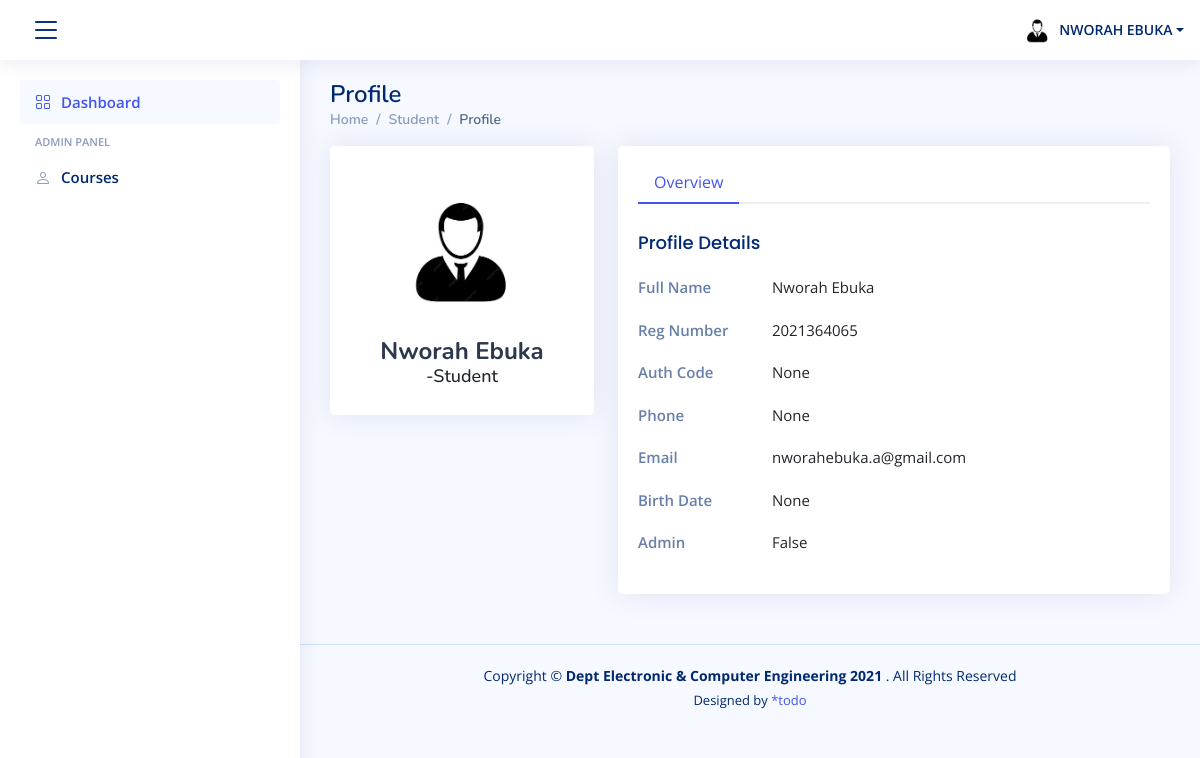
Before: /profile/ (signed in) with the older database file.
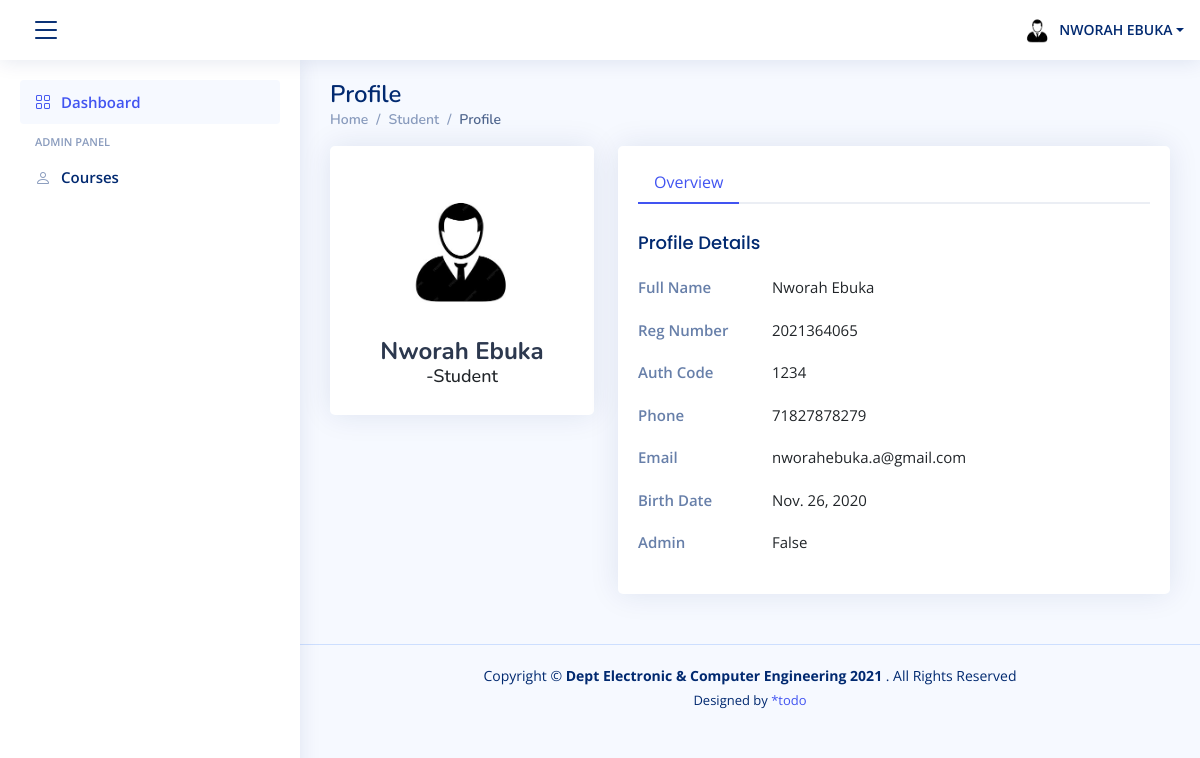
After: the same page with the newer database file.
### students/models.py (models this page shows, shortened)
class Student(models.Model):
    reg_number = models.CharField(unique=True, verbose_name='Registration Number', max_length =10)
    first_name = models.CharField(max_length=50, verbose_name='First Name')
    last_name = models.CharField(max_length=50, verbose_name = 'Last Name')
    SEX_CHOICES = [
        ('M', 'Male'),
        ('F', 'Female'),
    ]
    sex = models.CharField(max_length=1, choices=SEX_CHOICES)
    birth_date = models.DateField(verbose_name = 'Date of Birth', null=True, blank=True)
    auth_code = models.CharField(max_length=20, verbose_name= 'Auth Code', null=True, blank=True)
    phone = models.CharField(max_length=20, verbose_name='Phone',  null=True, blank=True)
    admin = models.CharField(max_length=20, verbose_name='Admin', default='False', null=True, blank=True)
    class Meta:
        verbose_name = 'Student'
        verbose_name_plural = 'Students'

### students/views.py (the view)
# urls.py: path('profile/', views.userProfile, name='profile'),
@login_required()
def userProfile(request):
    student = Student.objects.get(reg_number=request.user)
    sex = {'M':'male'}.get(student.sex)
    return render(request, template_name='profile.html', context={'sex':sex, 'student':student})

### templates/profile.html (shortened to what this page needs)
{% extends "partials/base.html" %}
{% load static %}
{% block content %}
<main id="main" class="main">
  <div class="pagetitle">
    <h1>Profile</h1>
    <nav>
      <ol class="breadcrumb">
        <li class="breadcrumb-item"><a href="index.html">Home</a></li>
        <li class="breadcrumb-item">Student</li>
        <li class="breadcrumb-item active">Profile</li>
      </ol>
    </nav>
  </div>
  <section class="section profile">
    <div class="row">
      <div class="col-xl-4">
        <div class="card">
          <div class="card-body profile-card pt-4 d-flex flex-column align-items-center">
            {% if sex %}
            <img src="{% static 'assets/img/male.jpg' %}" alt="Profile" class="rounded-circle">
            {% else %}
            <img src="{% static 'assets/img/female.jpg' %}" alt="Profile" class="rounded-circle">
            {%endif%}
            <h2>{{request.user.first_name|title}} {{request.user.last_name|title}}</h2>
            <h3>-Student</h3>
          </div>
        </div>
      </div>
      <div class="col-xl-8">
        <div class="card">
          <div class="card-body pt-3">
            <ul class="nav nav-tabs nav-tabs-bordered" role="tablist">
              <li class="nav-item" role="presentation">
                <button class="nav-link active" data-bs-toggle="tab" data-bs-target="#profile-overview" aria-selected="true" role="tab">Overview</button>
              </li>
            </ul>
            <div class="tab-content pt-2">
              <div class="tab-pane fade profile-overview active show" id="profile-overview" role="tabpanel">
                <h5 class="card-title">Profile Details</h5>
                <div class="row">
                  <div class="col-lg-3 col-md-4 label ">Full Name</div>
                  <div class="col-lg-9 col-md-8">{{request.user.first_name|title}} {{request.user.last_name|title}}</div>
                </div>
                <div class="row">
                  <div class="col-lg-3 col-md-4 label ">Reg Number</div>
                  <div class="col-lg-9 col-md-8">{{request.user.username}}</div>
                </div>
                <div class="row">
                  <div class="col-lg-3 col-md-4 label ">Auth Code</div>
                  <div class="col-lg-9 col-md-8">{{student.auth_code}}</div>
                </div>
                <div class="row">
                  <div class="col-lg-3 col-md-4 label">Phone</div>
                  <div class="col-lg-9 col-md-8">{{student.phone}}</div>
                </div>
                <div class="row">
                  <div class="col-lg-3 col-md-4 label">Email</div>
                  <div class="col-lg-9 col-md-8">{{request.user.email}}</div>
                </div>
                <div class="row">
                  <div class="col-lg-3 col-md-4 label">Birth Date</div>
                  <div class="col-lg-9 col-md-8">{{student.birth_date}}</div>
                </div>
                <div class="row">
                  <div class="col-lg-3 col-md-4 label">Admin</div>
                  <div class="col-lg-9 col-md-8">{{student.admin}}</div>
                </div>
              </div>
            </div>
          </div>
        </div>
      </div>
    </div>
  </section>
</main>
  {% endblock %}

### templates/partials/base.html (shortened to what this page needs)
{% load static %}
<!DOCTYPE html>
<html lang="en">
<head>
  <link href="{% static 'assets/vendor/bootstrap/css/bootstrap.min.css' %}" rel="stylesheet">
  <link href="{% static 'assets/vendor/bootstrap-icons/bootstrap-icons.css' %}" rel="stylesheet">
  <link href="{% static 'assets/css/style.css' %}" rel="stylesheet">
</head>
<body>
  <header id="header" class="header fixed-top d-flex align-items-center">
    <div class="d-flex align-items-center justify-content-between">
      <i class="bi bi-list toggle-sidebar-btn"></i>
    </div>
    <nav class="header-nav ms-auto">
      <ul class="d-flex align-items-center">
        {% if request.user.is_authenticated %}
        <li class="nav-item dropdown pe-3">
          <a class="nav-link nav-profile d-flex align-items-center pe-0" href="#" data-bs-toggle="dropdown">
            {% if sex %}
            <img src="{% static 'assets/img/male.jpg' %}" alt="Profile" class="rounded-circle">
            {% else %}
            <img src="{% static 'assets/img/female.jpg' %}" alt="Profile" class="rounded-circle">
            {%endif%}
            <span class="d-md-block dropdown-toggle ps-2">{{request.user.first_name|upper }} {{request.user.last_name|upper}}</span>
          </a>
        </li>
      </ul>
      {% else %}
      <div class="d-flex align-items-center ">
        <div class="logo  text-center">
          <span class=" d-lg-block " style="padding-left:20px"><a href="{%url 'login'%}">Login</a></span>
        </div>
      </div>
      {%endif%}
    </nav>
  </header>
  <aside id="sidebar" class="sidebar">
    <ul class="sidebar-nav" id="sidebar-nav">
      <li class="nav-item">
        <a class="nav-link " href="{% url 'dashboard' %}">
          <i class="bi bi-grid"></i>
          <span>Dashboard</span>
        </a>
      </li>
      <li class="nav-heading">Admin panel</li>
      <li class="nav-item">
        <a class="nav-link collapsed" href="{% url 'profile' %}">
          <i class="bi bi-person"></i>
          <span>Courses</span>
        </a>
      </li>
    </ul>
  </aside>
      <div id='content'>
        {% block content %}
        {%endblock%}
      </div>
  <footer id="footer" class="footer">
    <div class="copyright">
      Copyright &copy; <strong><span>Dept Electronic &amp; Computer Engineering 2021
      </span></strong>. All Rights Reserved
    </div>
    <div class="credits">
   Designed by <a href="#">*todo</a>
    </div>
  </footer>
</body>
</html>

### static/assets/css/style.css (style rules this page uses)
:root { scroll-behavior: smooth; }
body { font-family: "Open Sans", sans-serif; background: #f6f9ff; color: #444444; }
a { color: #4154f1; text-decoration: none; }
h1, h2, h3, h4, h5, h6 { font-family: "Nunito", sans-serif; }
#main { margin-top: 60px; padding: 20px 30px; transition: all 0.3s; }
.pagetitle { margin-bottom: 10px; }
.pagetitle h1 { font-size: 24px; margin-bottom: 0; font-weight: 600; color: #012970; }
.card { margin-bottom: 30px; border: none; border-radius: 5px; box-shadow: 0px 0 30px rgba(1, 41, 112, 0.1); }
.card-title { padding: 20px 0 15px 0; font-size: 18px; font-weight: 500; color: #012970; font-family: "Poppins", sans-serif; }
.card-body { padding: 0 20px 20px 20px; }
.breadcrumb { font-size: 14px; font-family: "Nunito", sans-serif; color: #899bbd; font-weight: 600; }
.breadcrumb a { color: #899bbd; transition: 0.3s; }
.breadcrumb .breadcrumb-item::before { color: #899bbd; }
.breadcrumb .active { color: #51678f; font-weight: 600; }
.nav-tabs-bordered { border-bottom: 2px solid #ebeef4; }
.nav-tabs-bordered .nav-link { margin-bottom: -2px; border: none; color: #2c384e; }
.nav-tabs-bordered .nav-link.active { background-color: #fff; color: #4154f1; border-bottom: 2px solid #4154f1; }
.header { transition: all 0.5s; z-index: 997; height: 60px; box-shadow: 0px 2px 20px rgba(1, 41, 112, 0.1); background-color: #fff; padding-left: 20px; }
.header .toggle-sidebar-btn { font-size: 32px; padding-left: 10px; cursor: pointer; color: #012970; }
.header-nav ul { list-style: none; }
.header-nav>ul { margin: 0; padding: 0; }
.header-nav .nav-profile { color: #012970; }
.header-nav .nav-profile img { max-height: 36px; }
.header-nav .nav-profile span { font-size: 14px; font-weight: 600; }
.sidebar { position: fixed; top: 60px; left: 0; bottom: 0; width: 300px; z-index: 996; transition: all 0.3s; padding: 20px; overflow-y: auto; scrollbar-width: thin; scrollbar-color: #aab7cf transparent; box-shadow: 0px 0px 20px rgba(1, 41, 112, 0.1); background-color: #fff; }
@media (min-width: 1200px) { #main, #footer { margin-left: 300px; } }
.sidebar-nav { padding: 0; margin: 0; list-style: none; }
.sidebar-nav li { padding: 0; margin: 0; list-style: none; }
.sidebar-nav .nav-item { margin-bottom: 5px; }
.sidebar-nav .nav-heading { font-size: 11px; text-transform: uppercase; color: #899bbd; font-weight: 600; margin: 10px 0 5px 15px; }
.sidebar-nav .nav-link { display: flex; align-items: center; font-size: 15px; font-weight: 600; color: #4154f1; transition: 0.3; background: #f6f9ff; padding: 10px 15px; border-radius: 4px; }
.sidebar-nav .nav-link i { font-size: 16px; margin-right: 10px; color: #4154f1; }
.sidebar-nav .nav-link.collapsed { color: #012970; background: #fff; }
.sidebar-nav .nav-link.collapsed i { color: #899bbd; }
.profile .profile-card img { max-width: 120px; }
.profile .profile-card h2 { font-size: 24px; font-weight: 700; color: #2c384e; margin: 10px 0 0 0; }
.profile .profile-card h3 { font-size: 18px; }
.profile .profile-overview .row { margin-bottom: 20px; font-size: 15px; }
.profile .profile-overview .card-title { color: #012970; }
.profile .profile-overview .label { font-weight: 600; color: rgba(1, 41, 112, 0.6); }
.footer { padding: 20px 0; font-size: 14px; transition: all 0.3s; border-top: 1px solid #cddfff; }
.footer .copyright { text-align: center; color: #012970; }
.footer .credits { padding-top: 5px; text-align: center; font-size: 13px; color: #012970; }

Changed rows visible on the page:
changed Student "False": auth_code "None" → "1234"; phone "None" → "71827878279"; birth_date "None" → "Nov. 26, 2020"
